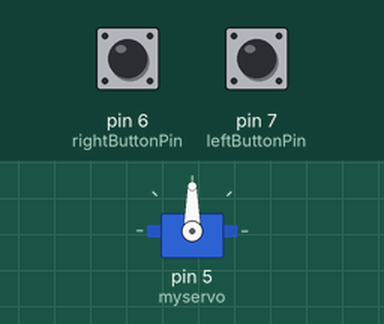
This sketch was run on a simulated Arduino Uno, built with avr-gcc and run on an emulated ATmega328P. Parts: servo. Inputs (shaded band) come from the test bench; at power-on: pin 6 (rightButtonPin) LOW, pin 7 (leftButtonPin) LOW.

Above: at 1.2 s.
1.3 s: pin 6 (rightButtonPin) pulled HIGH for 0.15 s
At 1.9 s:
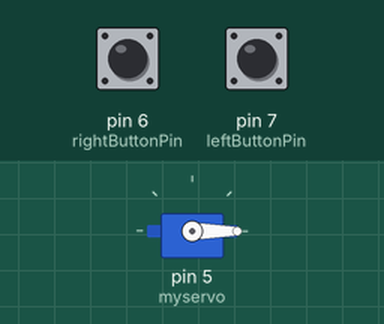
2.9 s: pin 7 (leftButtonPin) pulsed HIGH 5 times (0.12 s each, 0.3 s apart)
At 5.1 s:
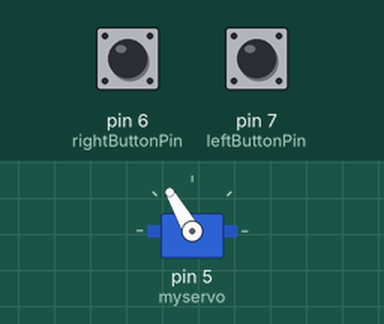
5.9 s: pin 7 (leftButtonPin) pulled HIGH for 0.15 s
At 6.6 s:
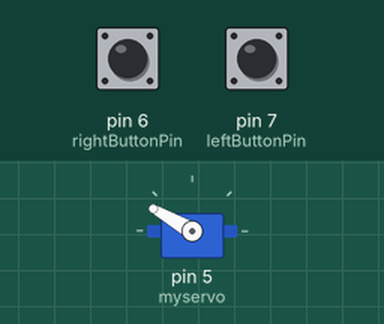
7.5 s: pin 7 (leftButtonPin) pulled HIGH for 1 s
At 8.9 s:
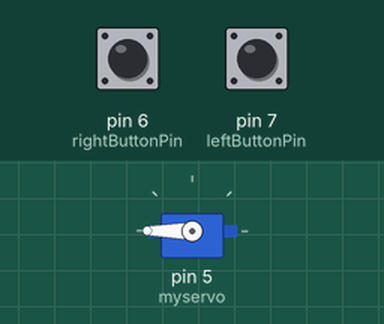
10.0 s: pin 6 (rightButtonPin) pulled HIGH for 1 s
At 10.9 s:
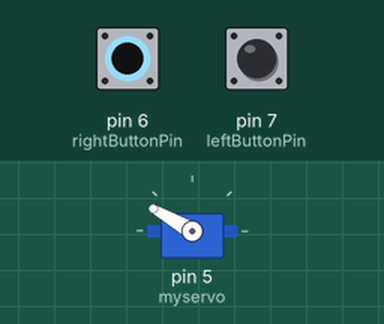
12.5 s: pin 6 (rightButtonPin) pulled HIGH for 3.2 s
At 13.9 s:
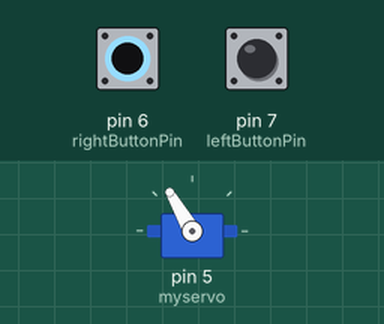
Timing chart, 0 to 15.5 s (numbered marks = the images above; inputs shaded):
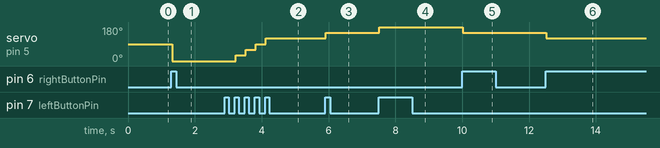

The sketch:

buttons_Project2.ino
```cpp
//Button Press Detection - debounce with millis()

#include <Servo.h>
Servo myservo;  // create servo object to control a servo
                // twelve servo objects can be created on most boards
int pos = 0;    // variable to store the servo position

int var = 0;

int leftButtonPin = 7;
int rightButtonPin = 6;
String systemState;
boolean currentStateLeft = LOW;//stroage for current measured button state
boolean currentStateRight = LOW;
boolean lastStateLeft = LOW;//storage for last measured button state
boolean lastStateRight = LOW;//storage for last measured button state
boolean debouncedStateLeft = LOW;//debounced button state
boolean debouncedStateRight = LOW;//debounced button state

int debounceInterval = 20;//wait 20 ms for button pin to settle
unsigned long timeOfLastButtonEvent = 0;//store the last time the button state changed

void setup(){
  pinMode(leftButtonPin, INPUT);//this time we will set the pin as INPUT
  pinMode(rightButtonPin, INPUT);
  myservo.attach(5);  // attaches the servo on pin 9 to the servo object
  Serial.begin(9600);//initialize Serial connection
}

void loop(){

  currentStateLeft = digitalRead(leftButtonPin);
  currentStateRight = digitalRead(rightButtonPin);
  unsigned long currentTime = millis();

  if (currentStateLeft != lastStateLeft){
    timeOfLastButtonEvent = currentTime;
  }
  if (currentStateRight != lastStateRight){
    timeOfLastButtonEvent = currentTime;
  }

  if (currentTime - timeOfLastButtonEvent > debounceInterval){//if enough time has passed
    if (currentStateLeft != debouncedStateLeft){//if the current state is still different than our last stored debounced state
      debouncedStateLeft = currentStateLeft;//update the debounced state

      //trigger an event
      if (debouncedStateLeft == HIGH){
        systemState = "Left";
        pos = pos+30;
        myservo.write(pos);
      }
    }
       if (currentStateRight != debouncedStateRight){//if the current state is still different than our last stored debounced state
      debouncedStateRight = currentStateRight;//update the debounced state

      //trigger an event
      if (debouncedStateRight == HIGH){
        systemState = "Right";
        pos = pos-30;
        myservo.write(pos);
      }
    }
    }

  lastStateLeft = currentStateLeft;
  lastStateRight = currentStateRight;
}
```

Measured:
- after the input at 1.3 s, servo on pin 5 (myservo): 90° → 0° at once
- after the input at 2.9 s, servo on pin 5 (myservo): 0° → 30° after 0.32 s, → 60° 0.30 s later, → 90° 0.30 s later, → 120° 0.30 s later
- after the input at 5.9 s, servo on pin 5 (myservo): 120° → 150° at once
- after the input at 7.5 s, servo on pin 5 (myservo): 150° → 180° at once
- after the input at 10.0 s, servo on pin 5 (myservo): 180° → 150° at once
- after the input at 12.5 s, servo on pin 5 (myservo): 150° → 120° at once
